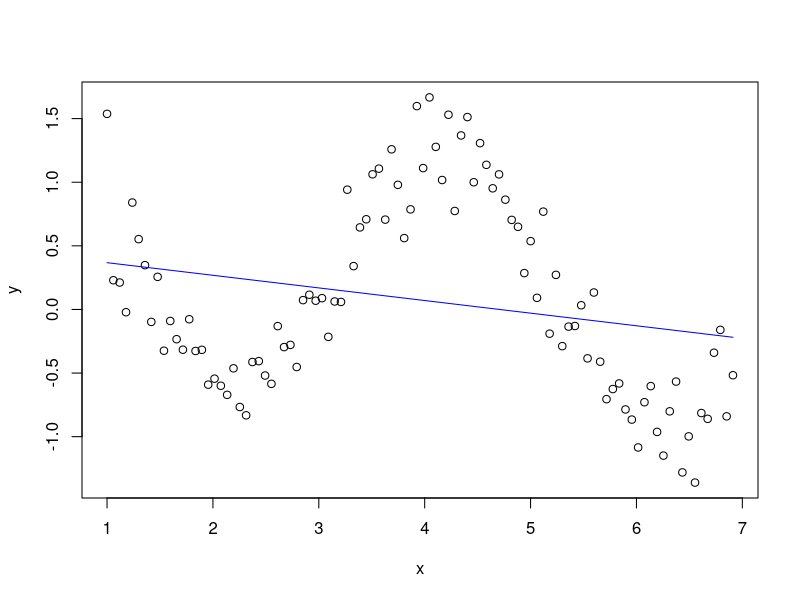
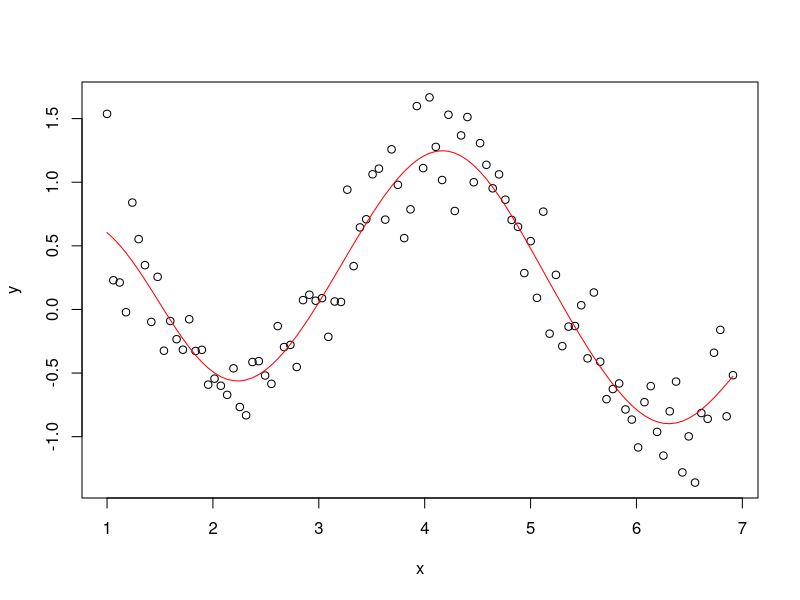

The R source for these figures, in order:
# CODE1107
rm(list=ls()) # CLEAR WORKSPACE
set.seed(195021)
library(MASS)
N <- 100
# GENERATE DATA 
x<-seq(from=1, to=2.2*pi,length=N)
signal <- cos(1.5*x)+ exp(-0.4*x)
noise <- rnorm(N,0,0.25)
y <- signal + noise
#setwd("C:/Users/au223137/Dropbox/Rsessions/MarkDown")
#pdf("C:/Users/au223137/Dropbox/Rsessions/MarkDown/Figures/
#    KregEx11.pdf")
#plot(x,y)

lambda <- 0.01
X <- cbind(1,x)
RHS <- crossprod(X,y)
LHS <- crossprod(X)
LHS[-1,-1] <- LHS[-1,-1]+diag(c(rep(1,1)))*lambda # assumes 
#          one covariate x
####  Classical LS solution 
bh1 <- solve(LHS,RHS)
bh1
yhatclassic <- X%*%bh1
yhatclassic[1:6]
yhatclassic[7:10]
#########################################################
####  kernelised (dual) solution with kernel matrix XX'
K <- x%*%t(x) # LINEAR KERNEL
X <- cbind(1,K)
RHS <- crossprod(X,y)
LHS <- crossprod(X)
LHS[-1,-1] <- LHS[-1,-1]+K*lambda
diag(LHS) <- diag(LHS) + c(0,rep(1e-8,N))
sol <- as.matrix(solve(LHS,RHS))
yhatkernellin <- sol[1]+K%*%sol[-1]
yhatkernellin[1:6]
yhatkernellin[7:10]
plot(x,y)
lines(x,yhatkernellin,col="blue")
alfa <- sol[-1]
bhkernellin <- sum(alfa*x)
bhkernellin
muhatkernellin <- sol[1]
muhatkernellin
########################################################
#######  GAUSSIAN KERNEL SOLUTION ######################
#     CONSTRUCT GAUSSIAN KERNEL
#w <- matrix(data=NA,nrow=length(x),ncol=length(x))
K <- matrix(data=NA,nrow=length(x),ncol=length(x))

d <- as.matrix(dist(x))^2
# CHOOSE h and lambda
h <- 0.7
lambda <- 0.5

K <- exp(-(1/(2*h^2))*d)

X <- cbind(1,K)
RHS <- crossprod(X,y)
LHS <- crossprod(X)
LHS[-1,-1] <- LHS[-1,-1]+K*lambda

diag(LHS) <- diag(LHS)+c(0,rep(1e-8,N))

sol <- solve(LHS,RHS)
fgaus <- sol[1]+K%*%sol[-1]
alfa <- sol[-1]
#setwd("C:/Users/au223137/Dropbox/Rsessions/MarkDown")
#pdf("C:/Users/au223137/Dropbox/Rsessions/MarkDown/Figures/
#     KregEx12.pdf")

plot(x,y)
lines(x,fgaus,col="red")

